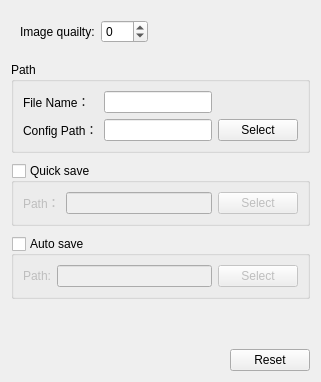
     <widget class="QWidget" name="tabOutput">
      <attribute name="title">
       <string>Output</string>
      </attribute>
      <layout class="QHBoxLayout" name="horizontalLayout_16">
       <item>
        <widget class="QWidget" name="widget_7" native="true">
         <layout class="QHBoxLayout" name="horizontalLayout_18">
          <property name="spacing">
           <number>0</number>
          </property>
          <property name="leftMargin">
           <number>0</number>
          </property>
          <property name="topMargin">
           <number>0</number>
          </property>
          <property name="rightMargin">
           <number>0</number>
          </property>
          <property name="bottomMargin">
           <number>0</number>
          </property>
          <item>
           <widget class="QWidget" name="widget_11" native="true">
            <layout class="QGridLayout" name="gridLayout_3">
             <property name="leftMargin">
              <number>0</number>
             </property>
             <property name="topMargin">
              <number>0</number>
             </property>
             <property name="rightMargin">
              <number>0</number>
             </property>
             <property name="bottomMargin">
              <number>0</number>
             </property>
             <property name="verticalSpacing">
              <number>10</number>
             </property>
             <item row="0" column="0">
              <widget class="QWidget" name="widget_6" native="true">
               <layout class="QHBoxLayout" name="horizontalLayout_5" stretch="0,0,0">
                <item>
                 <widget class="QLabel" name="label_10">
                  <property name="text">
                   <string>Image quailty:</string>
                  </property>
                  <property name="alignment">
                   <set>Qt::AlignLeading|Qt::AlignLeft|Qt::AlignVCenter</set>
                  </property>
                 </widget>
                </item>
                <item>
                 <widget class="QSpinBox" name="sbImageQuailty">
                  <property name="sizePolicy">
                   <sizepolicy hsizetype="Preferred" vsizetype="Preferred">
                    <horstretch>0</horstretch>
                    <verstretch>0</verstretch>
                   </sizepolicy>
                  </property>
                  <property name="minimum">
                   <number>-1</number>
                  </property>
                  <property name="maximum">
                   <number>100</number>
                  </property>
                  <property name="value">
                   <number>0</number>
                  </property>
                 </widget>
                </item>
                <item>
                 <spacer name="horizontalSpacer_5">
                  <property name="orientation">
                   <enum>Qt::Horizontal</enum>
                  </property>
                  <property name="sizeHint" stdset="0">
                   <size>
                    <width>40</width>
                    <height>20</height>
                   </size>
                  </property>
                 </spacer>
                </item>
               </layout>
              </widget>
             </item>
             <item row="1" column="0">
              <widget class="QGroupBox" name="groupBox_5">
               <property name="title">
                <string>Path</string>
               </property>
               <layout class="QHBoxLayout" name="horizontalLayout_17">
                <item>
                 <widget class="QWidget" name="widget_10" native="true">
                  <layout class="QGridLayout" name="gridLayout_2" columnstretch="1,8,1">
                   <property name="leftMargin">
                    <number>0</number>
                   </property>
                   <property name="topMargin">
                    <number>0</number>
                   </property>
                   <property name="rightMargin">
                    <number>0</number>
                   </property>
                   <property name="bottomMargin">
                    <number>0</number>
                   </property>
                   <item row="0" column="0">
                    <widget class="QLabel" name="label_12">
                     <property name="text">
                      <string>File Name：</string>
                     </property>
                     <property name="alignment">
                      <set>Qt::AlignLeading|Qt::AlignLeft|Qt::AlignVCenter</set>
                     </property>
                    </widget>
                   </item>
                   <item row="0" column="1">
                    <widget class="QLineEdit" name="leFileName">
                     <property name="text">
                      <string/>
                     </property>
                    </widget>
                   </item>
                   <item row="1" column="0">
                    <widget class="QLabel" name="label_11">
                     <property name="text">
                      <string>Config Path：</string>
                     </property>
                     <property name="alignment">
                      <set>Qt::AlignLeading|Qt::AlignLeft|Qt::AlignVCenter</set>
                     </property>
                    </widget>
                   </item>
                   <item row="1" column="1">
                    <widget class="QLineEdit" name="leConfig"/>
                   </item>
                   <item row="1" column="2">
                    <widget class="QPushButton" name="btnConfig">
                     <property name="maximumSize">
                      <size>
                       <width>80</width>
                       <height>16777215</height>
                      </size>
                     </property>
                     <property name="text">
                      <string>Select</string>
                     </property>
                    </widget>
                   </item>
                  </layout>
                 </widget>
                </item>
               </layout>
              </widget>
             </item>
             <item row="2" column="0">
              <widget class="QGroupBox" name="cbQuickSave">
               <property name="title">
                <string>Quick save</string>
               </property>
               <property name="checkable">
                <bool>true</bool>
               </property>
               <property name="checked">
                <bool>false</bool>
               </property>
               <layout class="QHBoxLayout" name="horizontalLayout_7">
                <item>
                 <widget class="QWidget" name="widget_8" native="true">
                  <layout class="QGridLayout" name="gridLayout_6" columnstretch="1,8,1">
                   <property name="leftMargin">
                    <number>0</number>
                   </property>
                   <property name="topMargin">
                    <number>0</number>
                   </property>
                   <property name="rightMargin">
                    <number>0</number>
                   </property>
                   <property name="bottomMargin">
                    <number>0</number>
                   </property>
                   <item row="0" column="0">
                    <widget class="QLabel" name="label_24">
                     <property name="text">
                      <string>Path：</string>
                     </property>
                    </widget>
                   </item>
                   <item row="0" column="1">
                    <widget class="QLineEdit" name="leQuickSave"/>
                   </item>
                   <item row="0" column="2">
                    <widget class="QPushButton" name="btnQuickSave">
                     <property name="maximumSize">
                      <size>
                       <width>80</width>
                       <height>16777215</height>
                      </size>
                     </property>
                     <property name="text">
                      <string>Select</string>
                     </property>
                    </widget>
                   </item>
                  </layout>
                 </widget>
                </item>
               </layout>
              </widget>
             </item>
             <item row="3" column="0">
              <widget class="QGroupBox" name="cbAutoSave">
               <property name="title">
                <string>Auto save</string>
               </property>
               <property name="checkable">
                <bool>true</bool>
               </property>
               <property name="checked">
                <bool>false</bool>
               </property>
               <layout class="QHBoxLayout" name="horizontalLayout_8">
                <item>
                 <widget class="QWidget" name="widget_9" native="true">
                  <layout class="QGridLayout" name="gridLayout_4" columnstretch="1,8,1">
                   <property name="leftMargin">
                    <number>0</number>
                   </property>
                   <property name="topMargin">
                    <number>0</number>
                   </property>
                   <property name="rightMargin">
                    <number>0</number>
                   </property>
                   <property name="bottomMargin">
                    <number>0</number>
                   </property>
                   <item row="0" column="0">
                    <widget class="QLabel" name="label_25">
                     <property name="text">
                      <string>Path:</string>
                     </property>
                    </widget>
                   </item>
                   <item row="0" column="1">
                    <widget class="QLineEdit" name="leAutoSave"/>
                   </item>
                   <item row="0" column="2">
                    <widget class="QPushButton" name="btnAutoSave">
                     <property name="maximumSize">
                      <size>
                       <width>80</width>
                       <height>16777215</height>
                      </size>
                     </property>
                     <property name="text">
                      <string>Select</string>
                     </property>
                    </widget>
                   </item>
                  </layout>
                 </widget>
                </item>
               </layout>
              </widget>
             </item>
             <item row="4" column="0">
              <spacer name="verticalSpacer_3">
               <property name="orientation">
                <enum>Qt::Vertical</enum>
               </property>
               <property name="sizeHint" stdset="0">
                <size>
                 <width>20</width>
                 <height>40</height>
                </size>
               </property>
              </spacer>
             </item>
             <item row="5" column="0">
              <widget class="QWidget" name="widget_5" native="true">
               <layout class="QHBoxLayout" name="horizontalLayout_6" stretch="0,0">
                <property name="leftMargin">
                 <number>0</number>
                </property>
                <property name="topMargin">
                 <number>0</number>
                </property>
                <property name="rightMargin">
                 <number>0</number>
                </property>
                <property name="bottomMargin">
                 <number>0</number>
                </property>
                <item>
                 <spacer name="horizontalSpacer_17">
                  <property name="orientation">
                   <enum>Qt::Horizontal</enum>
                  </property>
                  <property name="sizeHint" stdset="0">
                   <size>
                    <width>40</width>
                    <height>20</height>
                   </size>
                  </property>
                 </spacer>
                </item>
                <item>
                 <widget class="QPushButton" name="outputReset">
                  <property name="text">
                   <string>Reset</string>
                  </property>
                 </widget>
                </item>
               </layout>
              </widget>
             </item>
            </layout>
           </widget>
          </item>
         </layout>
        </widget>
       </item>
      </layout>
     </widget>
